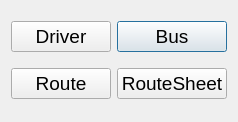
<?xml version="1.0" encoding="UTF-8"?>
<ui version="4.0">
 <class>SelectTableDialog</class>
 <widget class="QDialog" name="SelectTableDialog">
  <property name="windowModality">
   <enum>Qt::WindowModal</enum>
  </property>
  <property name="geometry">
   <rect>
    <x>0</x>
    <y>0</y>
    <width>238</width>
    <height>122</height>
   </rect>
  </property>
  <property name="windowTitle">
   <string>SelectTable</string>
  </property>
  <layout class="QGridLayout" name="gridLayout">
   <item row="0" column="1">
    <widget class="QPushButton" name="bBus">
     <property name="font">
      <font>
       <pointsize>14</pointsize>
      </font>
     </property>
     <property name="text">
      <string>Bus</string>
     </property>
    </widget>
   </item>
   <item row="0" column="0">
    <widget class="QPushButton" name="bDriver">
     <property name="font">
      <font>
       <pointsize>14</pointsize>
      </font>
     </property>
     <property name="text">
      <string>Driver</string>
     </property>
    </widget>
   </item>
   <item row="1" column="0">
    <widget class="QPushButton" name="bRoute">
     <property name="font">
      <font>
       <pointsize>14</pointsize>
      </font>
     </property>
     <property name="text">
      <string>Route</string>
     </property>
    </widget>
   </item>
   <item row="1" column="1">
    <widget class="QPushButton" name="bRouteSheet">
     <property name="font">
      <font>
       <pointsize>14</pointsize>
      </font>
     </property>
     <property name="text">
      <string>RouteSheet</string>
     </property>
    </widget>
   </item>
  </layout>
 </widget>
 <resources/>
 <connections/>
</ui>
